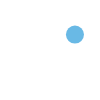
Frame 1 (no input)
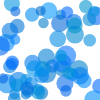
Frame 60 (no input)
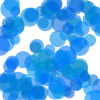
Frame 120 (the mouse pressed at the canvas centre since frame 60)

The p5.js sketch that drew these frames (run headless with seeded random() and noise() and a simulated clock; from frame 60 on, the mouse is pressed at the canvas centre):

// p5.js sketch
// ── sketch.js
// blue lagoon tiny random


function setup() {
  createCanvas(100, 100);
  background(255);
  // frameRate(8);
  noStroke();
}

function draw() {
      fill(
        0,
        random(100, 150),
        //limiting random range
        random(200, 255),
        150
        //adding alpha to slow variations
      );
  circle(random(width),random(height),
         // randomly placed circles
         random(10,20));
        //of varying sizes
  }

    console.log("this doesn't glimmer");  console.log("because it's not fast enough");
  
